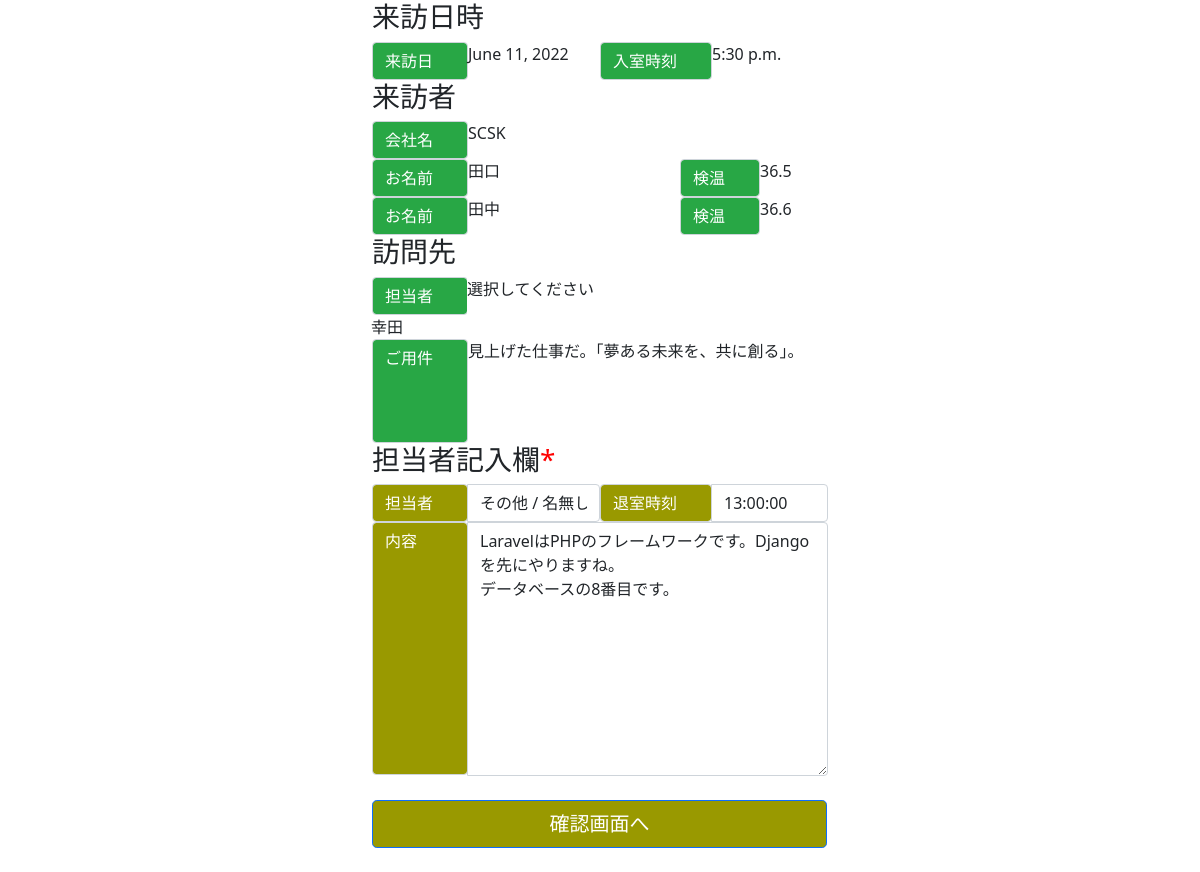
The app's page /update_contact/6/6/ with its own data.
### test_app/models.py (models this page shows, shortened)
class Visitors(models.Model):
    date = models.DateField(verbose_name='日付')
    time = models.TimeField(verbose_name='来室時刻')
    company_name = models.CharField(verbose_name='会社名', max_length=50, null=True, blank=True)
    visitor_name = models.CharField(verbose_name='お名前', max_length=25)
    temperature = models.FloatField(verbose_name='検温')
    accompany1_name = models.CharField(verbose_name='同行者1お名前', max_length=25, null=True, blank=True)
    accompany1_temp = models.FloatField(verbose_name='同行者1検温', null=True, blank=True)
    accompany2_name = models.CharField(verbose_name='同行者2お名前', max_length=25, null=True, blank=True)
    accompany2_temp = models.FloatField(verbose_name='同行者2検温', null=True, blank=True)
    accompany3_name = models.CharField(verbose_name='同行者3お名前', max_length=25, null=True, blank=True)
    accompany3_temp = models.FloatField(verbose_name='同行者3検温', null=True, blank=True)
    position = models.CharField(verbose_name='役職', max_length=25, null=True, blank=True)
    interviewer = models.CharField(verbose_name='担当者', max_length=25, null=True, blank=True)
    content = models.TextField(verbose_name='ご用件', null=True, blank=True)
    is_contacted = models.BooleanField(default=False, help_text='コンタクトしたらTrue')
    class Meta:
        db_table = 'visitors_history'
        verbose_name = '来訪者履歴'
        verbose_name_plural = '来訪者履歴'

class Contact(models.Model):
    contact = models.OneToOneField(Visitors, on_delete=models.CASCADE, verbose_name='来訪者履歴')
    interviewer = models.ForeignKey(Member, on_delete=models.CASCADE, verbose_name='担当者', null=True, blank=True)
    time = models.TimeField(verbose_name='退室時刻', null=True, blank=True)
    contents = models.TextField(verbose_name='内容', null=True, blank=True)
    class Meta:
        db_table = 'contact_history'
        verbose_name = 'コンタクト履歴'
        verbose_name_plural = 'コンタクト履歴'

### test_app/views.py (the view, shortened to what this page needs)
# urls.py: path('update_contact/<int:pk>/<int:id>/', views.ContactUpdate.as_view(), name='update_contact'),
class ContactUpdate(UpdateView):
    template_name = 'test_app/update_contact.html'
    form_class = ContactForm
    model = Contact
    def get_context_data(self, **kwargs):
        context = super().get_context_data()
        context['visitor'] = Visitors.objects.get(pk=self.kwargs['id'])
        return context

### test_app/forms.py
class ContactForm(forms.ModelForm):
    class Meta:
        model = Contact
        fields = ('interviewer', 'time', 'contents')
        labels = {
            'interviewer': '',
            'time': '',
            'contents': '',
        }

### test_app/models.py (called while the page is built)
    def __str__(self):
        return self.post.name + ' / ' + self.name

### test_app/templates/test_app/update_contact.html (shortened to what this page needs)
<!DOCTYPE html>
{% load static %}
{% load widget_tweaks %}
<html lang="en">
<head>
  <link href="https://cdn.jsdelivr.net/npm/bootstrap@5.0.2/dist/css/bootstrap.min.css" rel="stylesheet">
  <link rel="stylesheet" href="{% static 'css/mystyle.css' %}">
</head>
<body>
  <div class="container-fluid">
    <div class="row">
            <h3>来訪日時</h3>
              <div class="col" style="padding: 0; padding-left: 12px;">
                <div class="input-group">
                  <div class="input-group-prepend">
                    <div class="theme-label-contact form-control">来訪日</div>
                  </div>
                  {{ visitor.date }}
                </div>
              </div>
              <div class="col" style="padding: 0; padding-right: 12px;">
                <div class="input-group">
                  <div class="input-group-prepend">
                    <div class="theme-label-time-contact form-control">入室時刻</div>
                  </div>
                  {{ visitor.time }}
                </div>
              </div>
              <h3>来訪者</h3>
              <div class="input-group">
                <div class="input-group-prepend">
                  <div class="theme-label-contact form-control">会社名</div>
                </div>
                {{ visitor.company_name }}
              </div>
              <div class="col-8" style="padding: 0; padding-left: 12px;">
              <div class="input-group">
                <div class="input-group-prepend">
                  <div class="theme-label-contact form-control">お名前</div>
                </div>
                {{ visitor.visitor_name }}
              </div>
              </div>
              <div class="col-4" style="padding: 0; padding-right: 12px;">
                <div class="input-group">
                  <div class="input-group-prepend">
                    <div class="theme-label-tempcheck-contact form-control">検温</div>
                  </div>
                  {{ visitor.temperature }}
                </div>
              </div>
            </div>
            {% if visitor.accompany1_name %}
            <div class="row" style="padding: 0;">
              <div class="col-8" style="padding: 0; padding-left: 12px;">
              <div class="input-group">
                <div class="input-group-prepend">
                  <div class="theme-label-contact form-control">お名前</div>
                </div>
                {{ visitor.accompany1_name }}
              </div>
              </div>
              <div class="col-4" style="padding: 0; padding-right: 12px;">
                <div class="input-group">
                  <div class="input-group-prepend">
                    <div class="theme-label-tempcheck-contact form-control">検温</div>
                  </div>
                  {{ visitor.accompany1_temp }}
                </div>
              </div>
            </div>
            {% endif %}
        <div class="row">
            <h3>訪問先</h3>
            <div class="input-group">
              <div class="input-group-prepend">
                <div class="theme-label-contact form-control">担当者</div>
              </div>
              <div class="left-column-contact">
                {{ visitor.position }}
              </div>
              <div class="right-column-contact">
                {{ visitor.interviewer }}
              </div>
            </div>
            <div class="input-group">
              <div class="input-group-prepend">
                <div class="theme-label-textarea-contact form-control" rows="5">ご用件</div>
              </div>
              {{ visitor.content | linebreaksbr }}
            </div>
        </div>
        <h3>担当者記入欄<span style="color: red;">*</span></h3>
        <form method="post">
         <div class="row">
             <div class="col" style="padding: 0; padding-left: 12px;">
                 <div class="input-group">
                   <div class="input-group-prepend">
                     <div class="theme-label-contact-edit form-control">担当者</div>
                   </div>
                   {% render_field  form.interviewer  class="form-control" style="width: 6rem;" %}
                 </div>
             </div>
             <div class="col" style="padding: 0; padding-right: 12px;">
                 <div class="input-group">
                     <div class="input-group-prepend">
                     <div class="theme-label-time-contact-edit form-control">退室時刻</div>
                     </div>
                     {% render_field  form.time  class="form-control" %}
                 </div>
             </div>
             <div class="input-group">
                 <div class="input-group-prepend">
                 <div class="theme-label-textarea-contact-edit form-control" rows="5">内容</div>
                 </div>
                 {% render_field  form.contents  class="form-control" %}
             </div>
             <div>
             <br>
             </div>
             <div class="row" style="padding-right: 1px; padding-left: 24px;">
             <button type="submit" class="btn btn-primary btn-lg" style="background-color:#999900;" autofocus>確認画面へ</button>
             </div>
             <div>
             <br>
             </div>
         </div>
        </form>
    </div>
</body>
</html>

### static/css/mystyle.css (style rules this page uses)
.container-fluid { margin-right: auto; margin-left: auto; max-width: 40%; }
.theme-label-contact { background-color:#28a745; color:white; width: 6em; }
.theme-label-time-contact { background-color:#28a745; color:white; width: 7em; }
.theme-label-textarea-contact { background-color:#28a745; color:white; width: 6em; height: 6.5em; }
.theme-label-contact-edit { background-color:#999900; color:white; width: 6em; }
.theme-label-time-contact-edit { background-color:#999900; color:white; width: 7em; }
.theme-label-textarea-contact-edit { background-color:#999900; color:white; width: 6em; height: 15.8em; }
.left-column-contact { float: left; width: 30%; background-color: white; }
.right-column-contact { float: right; width: 53.8%; background-color: white; }
.theme-label-tempcheck-contact { background-color:#28a745; color:white; width: 5em; }

### records on screen
Visitors: date "June 11, 2022", time "5:30 p.m.", company_name "SCSK", visitor_name "田口", temperature "36.5", accompany1_name "田中", accompany1_temp "36.6", position "選択してください", interviewer "幸田", content "見上げた仕事だ。「夢ある未来を、共に創る」。"
Contact: interviewer "その他 / 名無し", time "13:00:00", contents "LaravelはPHPのフレームワークです。Djangoを先にやりますね。 データベースの8番目です。"
